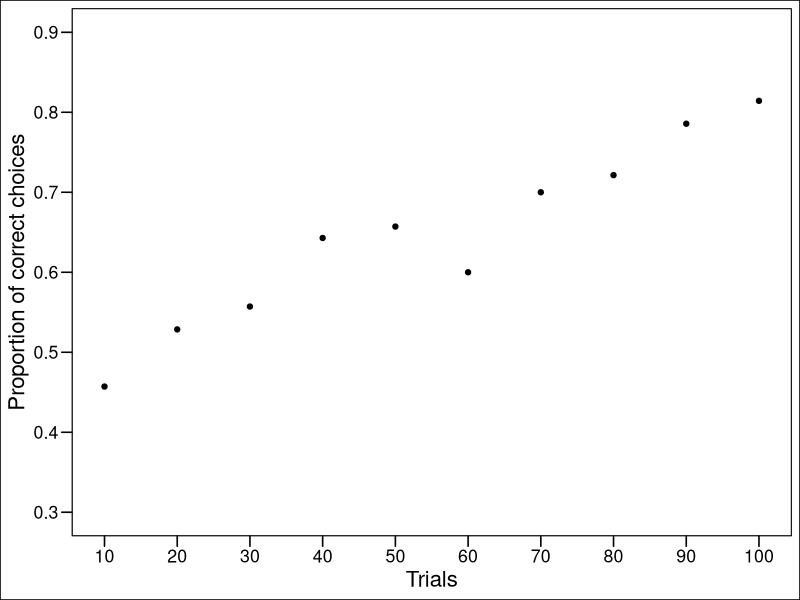

Recreate this plot in R.
## ---- chunk 1
# load in libraries
library(tidyverse) #includes dplyr & ggplot
library(ggthemes)
library(patchwork)
library(viridis)
## ---- chunk 2
# load in data
learning_phase <- read.table(file="Data/Learning_phase.csv", header=T, sep=",")
testing_phase <- read.table(file="Data/Testing_phase.csv", header=T, sep=",")

#reshaping data
learning_prop <- tibble(Trial=seq(10,100,10), propCorrect=rep(NA,10))
for(trial in seq(10,100,10)){
  learning_prop$propCorrect[trial/10] <- mean(learning_phase[learning_phase$Trial %in%
                                                               c((trial-9):trial),"Choice"])
}
# learning_prop$Trial <- factor(learning_prop$Trial, levels = seq(10,100,10))
## ---- chunk 3
# making the first plot
learn_plot <- ggplot(learning_prop, aes(x=Trial, y=propCorrect)) +
  geom_point() +
  theme_base() +
  xlab("Trials") +
  ylab("Proportion of correct choices") +
  scale_y_continuous(breaks=c((3:9)/10), limits = c(0.3,0.9)) +
  scale_x_continuous(breaks=seq(10,100,10)) 
  
learn_plot
